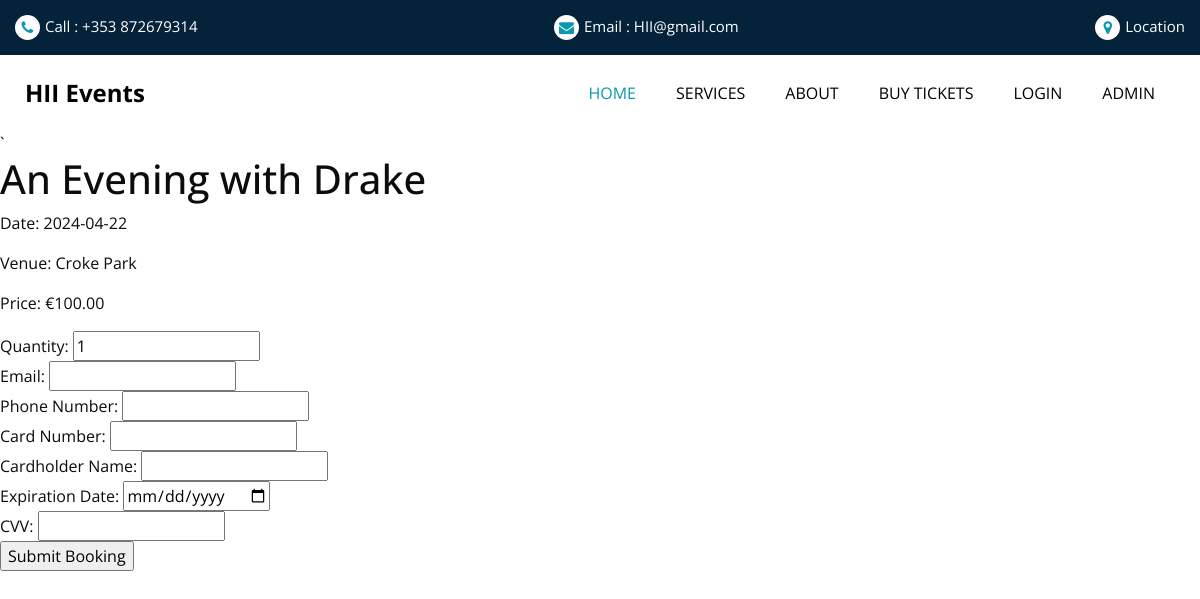
The app's page /EventBooker.php?event_id=2 (signed in) with its own data.
### tables this page shows
CREATE TABLE `events` (
  `event_id` int(11) NOT NULL,
  `event_name` varchar(255) NOT NULL,
  `event_type` varchar(50) NOT NULL,
  `event_date` date NOT NULL,
  `venue` varchar(255) NOT NULL,
  `price` decimal(10,2) NOT NULL,
  `description` text
);

### EventBooker.php (the view, shortened to what this page needs)
<?php
require 'layout/header.php';
require 'eventConnection.php';
class EventBooker {
    private $pdo;
    public function __construct($pdo, $userId) {
        $this->pdo = $pdo;
    }
    public function displayEvent($eventId) {
        $event = $this->fetchEvent($eventId);
        if ($event) {
            $this->renderEvent($event);
        } else {
            echo "<p>Event not found. Please check the event ID.</p>";
        }
    }
    private function fetchEvent($eventId) {
        $stmt = $this->pdo->prepare("SELECT * FROM events WHERE event_id = :event_id");
        $stmt->execute([':event_id' => $eventId]);
        return $stmt->fetch(PDO::FETCH_ASSOC);
    }
    private function renderEvent($event) {
        ?>
        <!DOCTYPE html>
        <html lang="en">
        <head>
        </head>
        <body>
        <h1><?php echo htmlspecialchars($event['event_name']); ?></h1>
        <p>Date: <?php echo isset($event['event_date']) ? htmlspecialchars($event['event_date']) : 'Not available'; ?></p>
        <p>Venue: <?php echo isset($event['venue']) ? htmlspecialchars($event['venue']) : 'Not available'; ?></p>
        <p>Price: €<?php echo isset($event['price']) ? htmlspecialchars($event['price']) : 'Not available'; ?></p>
        <form action="EventBookingHandler.php" method="post">
            Quantity: <input type="number" name="quantity" min="1" value="1" required><br>
            Email: <input type="email" name="email" required><br>
            Phone Number: <input type="tel" name="phone_number" required><br>
            Card Number: <input type="text" name="card_number" pattern="\d{16}" title="Card number must be 16 digits" required><br>
            Cardholder Name: <input type="text" name="cardholder_name" required><br>
            Expiration Date: <input type="date" name="expiration_date" required><br>
            CVV: <input type="text" name="cvv" pattern="\d{3}" title="CVV must be 3 digits" required><br>
            <input type="submit" value="Submit Booking">
        </form>
        </body>
        </html>
        <?php
    }
}
$booker = new EventBooker($pdo, $_SESSION['user_id']);
if (isset($_GET['event_id'])) {
    $booker->displayEvent($_GET['event_id']);
}
?>

### css/style.css (style rules this page uses)
body { font-family: 'Open Sans', sans-serif; color: #0c0c0c; background-color: #ffffff; overflow-x: hidden; }

### records on screen
events: event_name "An Evening with Drake", event_date "2024-04-22", venue "Croke Park", price "100.00"
